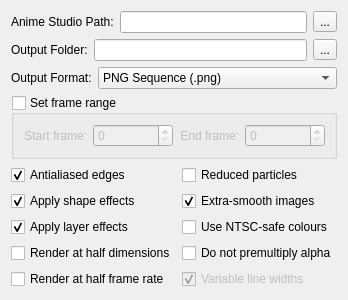
<?xml version="1.0" encoding="UTF-8"?>
<ui version="4.0">
 <class>RenderSettings</class>
 <widget class="QDialog" name="RenderSettings">
  <property name="windowModality">
   <enum>Qt::ApplicationModal</enum>
  </property>
  <property name="geometry">
   <rect>
    <x>0</x>
    <y>0</y>
    <width>312</width>
    <height>272</height>
   </rect>
  </property>
  <property name="sizePolicy">
   <sizepolicy hsizetype="Expanding" vsizetype="Expanding">
    <horstretch>0</horstretch>
    <verstretch>0</verstretch>
   </sizepolicy>
  </property>
  <property name="windowTitle">
   <string>Render Options</string>
  </property>
  <layout class="QVBoxLayout" name="verticalLayout">
   <item>
    <layout class="QHBoxLayout" name="horizontalLayout">
     <item>
      <widget class="QLabel" name="labelAnimeStudioPath">
       <property name="text">
        <string>Anime Studio Path:</string>
       </property>
      </widget>
     </item>
     <item>
      <widget class="QLineEdit" name="editAnimeStudioPath"/>
     </item>
     <item>
      <widget class="QToolButton" name="buttonAnimeStudioPath">
       <property name="sizePolicy">
        <sizepolicy hsizetype="Fixed" vsizetype="Fixed">
         <horstretch>0</horstretch>
         <verstretch>0</verstretch>
        </sizepolicy>
       </property>
       <property name="text">
        <string>...</string>
       </property>
      </widget>
     </item>
    </layout>
   </item>
   <item>
    <layout class="QHBoxLayout" name="horizontalLayout_3">
     <item>
      <widget class="QLabel" name="labelOutputDirectory">
       <property name="sizePolicy">
        <sizepolicy hsizetype="Fixed" vsizetype="Preferred">
         <horstretch>0</horstretch>
         <verstretch>0</verstretch>
        </sizepolicy>
       </property>
       <property name="text">
        <string>Output Folder:</string>
       </property>
      </widget>
     </item>
     <item>
      <widget class="QLineEdit" name="editOutputDirectory">
       <property name="sizePolicy">
        <sizepolicy hsizetype="Preferred" vsizetype="Fixed">
         <horstretch>0</horstretch>
         <verstretch>0</verstretch>
        </sizepolicy>
       </property>
      </widget>
     </item>
     <item>
      <widget class="QToolButton" name="buttonOutputDirectory">
       <property name="sizePolicy">
        <sizepolicy hsizetype="Fixed" vsizetype="Fixed">
         <horstretch>0</horstretch>
         <verstretch>0</verstretch>
        </sizepolicy>
       </property>
       <property name="text">
        <string>...</string>
       </property>
      </widget>
     </item>
    </layout>
   </item>
   <item>
    <layout class="QHBoxLayout" name="horizontalLayout_2">
     <item>
      <widget class="QLabel" name="labelOutputFormat">
       <property name="sizePolicy">
        <sizepolicy hsizetype="Fixed" vsizetype="Preferred">
         <horstretch>0</horstretch>
         <verstretch>0</verstretch>
        </sizepolicy>
       </property>
       <property name="text">
        <string>Output Format:</string>
       </property>
      </widget>
     </item>
     <item>
      <widget class="QComboBox" name="comboOutputFormat">
       <property name="currentIndex">
        <number>3</number>
       </property>
       <item>
        <property name="text">
         <string>JPEG Sequence (.jpg)</string>
        </property>
       </item>
       <item>
        <property name="text">
         <string>Windows Bitmap Sequence (.bmp)</string>
        </property>
       </item>
       <item>
        <property name="text">
         <string>Targa Sequence (.tga)</string>
        </property>
       </item>
       <item>
        <property name="text">
         <string>PNG Sequence (.png)</string>
        </property>
       </item>
       <item>
        <property name="text">
         <string>QuickTime Movie (.mov)</string>
        </property>
       </item>
       <item>
        <property name="text">
         <string>Adobe Flash (.swf)</string>
        </property>
       </item>
      </widget>
     </item>
    </layout>
   </item>
   <item>
    <widget class="QGroupBox" name="groupSetFrameRange">
     <property name="title">
      <string>Set frame range</string>
     </property>
     <property name="checkable">
      <bool>true</bool>
     </property>
     <property name="checked">
      <bool>false</bool>
     </property>
     <layout class="QGridLayout" name="gridLayout_2">
      <item row="0" column="0">
       <widget class="QLabel" name="labelStartFrame">
        <property name="maximumSize">
         <size>
          <width>64</width>
          <height>16777215</height>
         </size>
        </property>
        <property name="text">
         <string>Start frame:</string>
        </property>
        <property name="alignment">
         <set>Qt::AlignRight|Qt::AlignTrailing|Qt::AlignVCenter</set>
        </property>
       </widget>
      </item>
      <item row="0" column="1">
       <widget class="QSpinBox" name="spinnerStartFrame"/>
      </item>
      <item row="0" column="2">
       <widget class="QLabel" name="labelEndFrame">
        <property name="maximumSize">
         <size>
          <width>60</width>
          <height>16777215</height>
         </size>
        </property>
        <property name="text">
         <string>End frame:</string>
        </property>
        <property name="alignment">
         <set>Qt::AlignRight|Qt::AlignTrailing|Qt::AlignVCenter</set>
        </property>
       </widget>
      </item>
      <item row="0" column="3">
       <widget class="QSpinBox" name="spinnerEndFrame"/>
      </item>
     </layout>
    </widget>
   </item>
   <item>
    <layout class="QGridLayout" name="gridLayout">
     <item row="0" column="0">
      <widget class="QCheckBox" name="checkAntialiasedEdges">
       <property name="text">
        <string>Antialiased edges</string>
       </property>
       <property name="checkable">
        <bool>true</bool>
       </property>
       <property name="checked">
        <bool>true</bool>
       </property>
      </widget>
     </item>
     <item row="0" column="1">
      <widget class="QCheckBox" name="checkReducedParticles">
       <property name="text">
        <string>Reduced particles</string>
       </property>
      </widget>
     </item>
     <item row="1" column="0">
      <widget class="QCheckBox" name="checkApplyShapeEffects">
       <property name="text">
        <string>Apply shape effects</string>
       </property>
       <property name="checked">
        <bool>true</bool>
       </property>
      </widget>
     </item>
     <item row="1" column="1">
      <widget class="QCheckBox" name="checkExtraSmoothImages">
       <property name="text">
        <string>Extra-smooth images</string>
       </property>
       <property name="checked">
        <bool>true</bool>
       </property>
      </widget>
     </item>
     <item row="2" column="0">
      <widget class="QCheckBox" name="checkApplyLayerEffects">
       <property name="text">
        <string>Apply layer effects</string>
       </property>
       <property name="checked">
        <bool>true</bool>
       </property>
      </widget>
     </item>
     <item row="2" column="1">
      <widget class="QCheckBox" name="checkUseNTSCSafeColours">
       <property name="text">
        <string>Use NTSC-safe colours</string>
       </property>
      </widget>
     </item>
     <item row="3" column="0">
      <widget class="QCheckBox" name="checkRenderAtHalfDimensions">
       <property name="text">
        <string>Render at half dimensions</string>
       </property>
      </widget>
     </item>
     <item row="3" column="1">
      <widget class="QCheckBox" name="checkDoNotPremultiplyAlpha">
       <property name="text">
        <string>Do not premultiply alpha</string>
       </property>
      </widget>
     </item>
     <item row="4" column="0">
      <widget class="QCheckBox" name="checkRenderAtHalfFramerate">
       <property name="text">
        <string>Render at half frame rate</string>
       </property>
      </widget>
     </item>
     <item row="4" column="1">
      <widget class="QCheckBox" name="checkVariableLineWidths">
       <property name="enabled">
        <bool>false</bool>
       </property>
       <property name="text">
        <string>Variable line widths</string>
       </property>
       <property name="checked">
        <bool>true</bool>
       </property>
      </widget>
     </item>
    </layout>
   </item>
  </layout>
 </widget>
 <resources/>
 <connections>
  <connection>
   <sender>buttonAnimeStudioPath</sender>
   <signal>clicked()</signal>
   <receiver>RenderSettings</receiver>
   <slot>showOpenAnimeStudioDialogue()</slot>
   <hints>
    <hint type="sourcelabel">
     <x>337</x>
     <y>19</y>
    </hint>
    <hint type="destinationlabel">
     <x>179</x>
     <y>141</y>
    </hint>
   </hints>
  </connection>
  <connection>
   <sender>buttonOutputDirectory</sender>
   <signal>clicked()</signal>
   <receiver>RenderSettings</receiver>
   <slot>showOpenOutputDirectoryDialogue()</slot>
   <hints>
    <hint type="sourcelabel">
     <x>337</x>
     <y>47</y>
    </hint>
    <hint type="destinationlabel">
     <x>179</x>
     <y>141</y>
    </hint>
   </hints>
  </connection>
 </connections>
 <slots>
  <slot>showOpenOutputDirectoryDialogue()</slot>
  <slot>saveSettings()</slot>
  <slot>showOpenAnimeStudioDialogue()</slot>
 </slots>
</ui>
